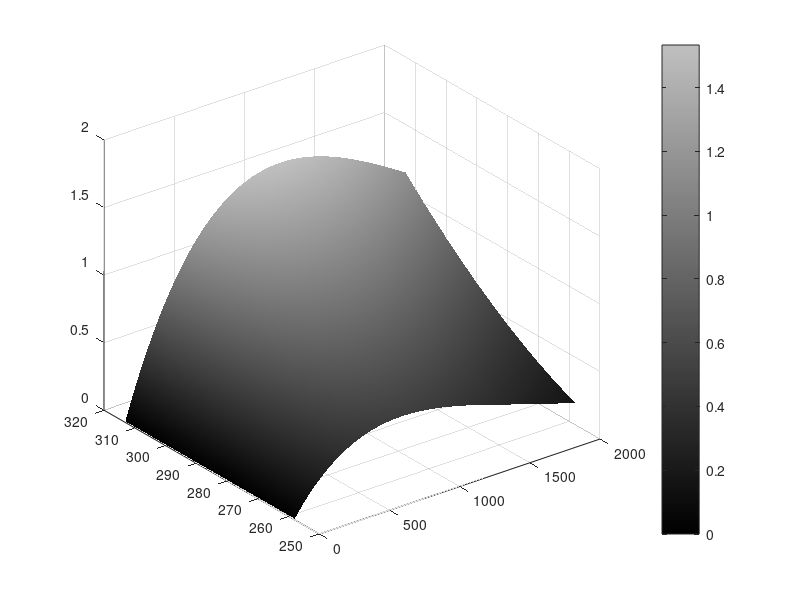

This chart was generated by the following MATLAB code: (Note: this script raises an error after producing the figure.)
clear; close all; clc; format short g;

no_of_pts = 100;
temperature = linspace(-15,40,no_of_pts) + 273.15; % kelvin
ce = linspace(0,2000,no_of_pts);

[Ce,T] = meshgrid(ce,temperature);

kappa = (1e-4*Ce.*((-10.5+0.668*1e-3*Ce+0.494*1e-6*Ce.^2) +...
                (0.074  -1.78*1e-5*Ce -8.86*1e-10*Ce.^2).*T + (-6.96*1e-5+2.8*1e-8*Ce).*T.^2).^2);

%% Plots
%  brewermap('plot')
clf;
surf(Ce,T,kappa,'EdgeColor','interp','LineStyle','none','FaceColor','interp');
% colormap(brewermap([],'*Greys'));
customgrey_start = gray(300);
customgrey = customgrey_start(1:225,:);
colormap(customgrey);
colorbar ;
shg;

cleanfigure;
matlab2tikz('showInfo',false,'m2t_kappa_ce_T.tikz');
